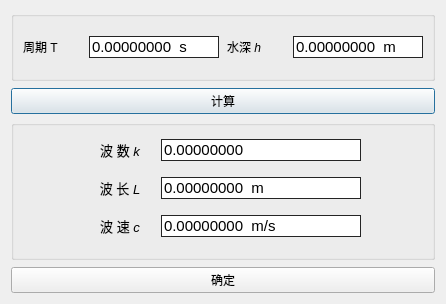
<?xml version="1.0" encoding="UTF-8"?>
<ui version="4.0">
 <class>Widget</class>
 <widget class="QWidget" name="Widget">
  <property name="geometry">
   <rect>
    <x>0</x>
    <y>0</y>
    <width>446</width>
    <height>304</height>
   </rect>
  </property>
  <property name="windowTitle">
   <string>计算波浪参数     -yuno</string>
  </property>
  <layout class="QVBoxLayout" name="verticalLayout">
   <item>
    <widget class="QGroupBox" name="groupBox">
     <property name="minimumSize">
      <size>
       <width>0</width>
       <height>70</height>
      </size>
     </property>
     <property name="title">
      <string/>
     </property>
     <layout class="QGridLayout" name="gridLayout">
      <property name="topMargin">
       <number>9</number>
      </property>
      <item row="0" column="3">
       <widget class="QLabel" name="depth">
        <property name="minimumSize">
         <size>
          <width>60</width>
          <height>20</height>
         </size>
        </property>
        <property name="text">
         <string>&lt;html&gt;&lt;head/&gt;&lt;body&gt;&lt;p&gt;水深 &lt;span style=&quot; font-style:italic;&quot;&gt;h&lt;/span&gt;&lt;/p&gt;&lt;/body&gt;&lt;/html&gt;</string>
        </property>
       </widget>
      </item>
      <item row="0" column="1">
       <widget class="QDoubleSpinBox" name="spinPeriod">
        <property name="minimumSize">
         <size>
          <width>130</width>
          <height>0</height>
         </size>
        </property>
        <property name="font">
         <font>
          <pointsize>11</pointsize>
         </font>
        </property>
        <property name="toolTip">
         <string>请输入数字</string>
        </property>
        <property name="whatsThis">
         <string/>
        </property>
        <property name="styleSheet">
         <string notr="true">QDoubleSpinBox
{
	border:1px solid #242424;
}
 
QDoubleSpinBox::up-button,QDoubleSpinBox::down-button
{
	width:0px;
}</string>
        </property>
        <property name="suffix">
         <string>  s</string>
        </property>
        <property name="decimals">
         <number>8</number>
        </property>
        <property name="maximum">
         <double>255.000000000000000</double>
        </property>
        <property name="singleStep">
         <double>0.100000000000000</double>
        </property>
        <property name="stepType">
         <enum>QAbstractSpinBox::AdaptiveDecimalStepType</enum>
        </property>
       </widget>
      </item>
      <item row="0" column="4">
       <widget class="QDoubleSpinBox" name="spinDepth">
        <property name="minimumSize">
         <size>
          <width>130</width>
          <height>0</height>
         </size>
        </property>
        <property name="font">
         <font>
          <pointsize>11</pointsize>
         </font>
        </property>
        <property name="styleSheet">
         <string notr="true">QDoubleSpinBox
{
	border:1px solid #242424;
}
 
QDoubleSpinBox::up-button,QDoubleSpinBox::down-button
{
	width:0px;
}</string>
        </property>
        <property name="suffix">
         <string>  m</string>
        </property>
        <property name="decimals">
         <number>8</number>
        </property>
       </widget>
      </item>
      <item row="0" column="2">
       <spacer name="horizontalSpacer_2">
        <property name="orientation">
         <enum>Qt::Horizontal</enum>
        </property>
        <property name="sizeHint" stdset="0">
         <size>
          <width>40</width>
          <height>20</height>
         </size>
        </property>
       </spacer>
      </item>
      <item row="0" column="0">
       <widget class="QLabel" name="period">
        <property name="minimumSize">
         <size>
          <width>60</width>
          <height>0</height>
         </size>
        </property>
        <property name="toolTip">
         <string/>
        </property>
        <property name="text">
         <string>周期 T</string>
        </property>
       </widget>
      </item>
     </layout>
    </widget>
   </item>
   <item>
    <spacer name="verticalSpacer_3">
     <property name="orientation">
      <enum>Qt::Vertical</enum>
     </property>
     <property name="sizeHint" stdset="0">
      <size>
       <width>20</width>
       <height>40</height>
      </size>
     </property>
    </spacer>
   </item>
   <item>
    <widget class="QPushButton" name="btnCal">
     <property name="text">
      <string>计算</string>
     </property>
     <property name="autoDefault">
      <bool>true</bool>
     </property>
     <property name="default">
      <bool>true</bool>
     </property>
    </widget>
   </item>
   <item>
    <spacer name="verticalSpacer">
     <property name="orientation">
      <enum>Qt::Vertical</enum>
     </property>
     <property name="sizeHint" stdset="0">
      <size>
       <width>20</width>
       <height>40</height>
      </size>
     </property>
    </spacer>
   </item>
   <item>
    <widget class="QGroupBox" name="groupBox_2">
     <property name="minimumSize">
      <size>
       <width>0</width>
       <height>140</height>
      </size>
     </property>
     <property name="title">
      <string/>
     </property>
     <layout class="QGridLayout" name="gridLayout_2">
      <property name="topMargin">
       <number>5</number>
      </property>
      <item row="0" column="1">
       <widget class="QLabel" name="waveNumber">
        <property name="minimumSize">
         <size>
          <width>70</width>
          <height>25</height>
         </size>
        </property>
        <property name="font">
         <font>
          <pointsize>10</pointsize>
         </font>
        </property>
        <property name="layoutDirection">
         <enum>Qt::LeftToRight</enum>
        </property>
        <property name="text">
         <string>&lt;html&gt;&lt;head/&gt;&lt;body&gt;&lt;p&gt;波 数 &lt;span style=&quot; font-style:italic;&quot;&gt;k&lt;/span&gt;&lt;/p&gt;&lt;/body&gt;&lt;/html&gt;</string>
        </property>
        <property name="alignment">
         <set>Qt::AlignCenter</set>
        </property>
       </widget>
      </item>
      <item row="2" column="0">
       <spacer name="horizontalSpacer_7">
        <property name="orientation">
         <enum>Qt::Horizontal</enum>
        </property>
        <property name="sizeHint" stdset="0">
         <size>
          <width>40</width>
          <height>20</height>
         </size>
        </property>
       </spacer>
      </item>
      <item row="1" column="2">
       <widget class="QDoubleSpinBox" name="spinWaveLength">
        <property name="minimumSize">
         <size>
          <width>200</width>
          <height>0</height>
         </size>
        </property>
        <property name="font">
         <font>
          <pointsize>11</pointsize>
         </font>
        </property>
        <property name="styleSheet">
         <string notr="true">QDoubleSpinBox
{
	border:1px solid #242424;
}
 
QDoubleSpinBox::up-button,QDoubleSpinBox::down-button
{
	width:0px;
}</string>
        </property>
        <property name="suffix">
         <string>  m</string>
        </property>
        <property name="decimals">
         <number>8</number>
        </property>
       </widget>
      </item>
      <item row="2" column="1">
       <widget class="QLabel" name="waveVelocity">
        <property name="minimumSize">
         <size>
          <width>0</width>
          <height>25</height>
         </size>
        </property>
        <property name="font">
         <font>
          <pointsize>10</pointsize>
         </font>
        </property>
        <property name="text">
         <string>&lt;html&gt;&lt;head/&gt;&lt;body&gt;&lt;p&gt;波 速 &lt;span style=&quot; font-style:italic;&quot;&gt;c&lt;/span&gt;&lt;/p&gt;&lt;/body&gt;&lt;/html&gt;</string>
        </property>
        <property name="alignment">
         <set>Qt::AlignCenter</set>
        </property>
       </widget>
      </item>
      <item row="2" column="3">
       <spacer name="horizontalSpacer_4">
        <property name="orientation">
         <enum>Qt::Horizontal</enum>
        </property>
        <property name="sizeHint" stdset="0">
         <size>
          <width>40</width>
          <height>20</height>
         </size>
        </property>
       </spacer>
      </item>
      <item row="1" column="0">
       <spacer name="horizontalSpacer_6">
        <property name="orientation">
         <enum>Qt::Horizontal</enum>
        </property>
        <property name="sizeHint" stdset="0">
         <size>
          <width>40</width>
          <height>20</height>
         </size>
        </property>
       </spacer>
      </item>
      <item row="0" column="0">
       <spacer name="horizontalSpacer_5">
        <property name="orientation">
         <enum>Qt::Horizontal</enum>
        </property>
        <property name="sizeHint" stdset="0">
         <size>
          <width>40</width>
          <height>20</height>
         </size>
        </property>
       </spacer>
      </item>
      <item row="2" column="2">
       <widget class="QDoubleSpinBox" name="spinWaveVelocity">
        <property name="minimumSize">
         <size>
          <width>200</width>
          <height>0</height>
         </size>
        </property>
        <property name="font">
         <font>
          <pointsize>11</pointsize>
         </font>
        </property>
        <property name="styleSheet">
         <string notr="true">QDoubleSpinBox
{
	border:1px solid #242424;
}
 
QDoubleSpinBox::up-button,QDoubleSpinBox::down-button
{
	width:0px;
}</string>
        </property>
        <property name="suffix">
         <string>  m/s</string>
        </property>
        <property name="decimals">
         <number>8</number>
        </property>
       </widget>
      </item>
      <item row="1" column="1">
       <widget class="QLabel" name="waveLength">
        <property name="minimumSize">
         <size>
          <width>0</width>
          <height>25</height>
         </size>
        </property>
        <property name="font">
         <font>
          <pointsize>10</pointsize>
         </font>
        </property>
        <property name="text">
         <string>&lt;html&gt;&lt;head/&gt;&lt;body&gt;&lt;p&gt;波 长 &lt;span style=&quot; font-style:italic;&quot;&gt;L&lt;/span&gt;&lt;/p&gt;&lt;/body&gt;&lt;/html&gt;</string>
        </property>
        <property name="alignment">
         <set>Qt::AlignCenter</set>
        </property>
       </widget>
      </item>
      <item row="1" column="3">
       <spacer name="horizontalSpacer_3">
        <property name="orientation">
         <enum>Qt::Horizontal</enum>
        </property>
        <property name="sizeHint" stdset="0">
         <size>
          <width>40</width>
          <height>20</height>
         </size>
        </property>
       </spacer>
      </item>
      <item row="0" column="3">
       <spacer name="horizontalSpacer">
        <property name="orientation">
         <enum>Qt::Horizontal</enum>
        </property>
        <property name="sizeHint" stdset="0">
         <size>
          <width>40</width>
          <height>20</height>
         </size>
        </property>
       </spacer>
      </item>
      <item row="0" column="2">
       <widget class="QDoubleSpinBox" name="spinWaveNumber">
        <property name="minimumSize">
         <size>
          <width>200</width>
          <height>0</height>
         </size>
        </property>
        <property name="font">
         <font>
          <pointsize>11</pointsize>
         </font>
        </property>
        <property name="styleSheet">
         <string notr="true">QDoubleSpinBox
{
	border:1px solid #242424;
}
 
QDoubleSpinBox::up-button,QDoubleSpinBox::down-button
{
	width:0px;
}</string>
        </property>
        <property name="decimals">
         <number>8</number>
        </property>
       </widget>
      </item>
     </layout>
    </widget>
   </item>
   <item>
    <spacer name="verticalSpacer_2">
     <property name="orientation">
      <enum>Qt::Vertical</enum>
     </property>
     <property name="sizeHint" stdset="0">
      <size>
       <width>20</width>
       <height>40</height>
      </size>
     </property>
    </spacer>
   </item>
   <item>
    <widget class="QPushButton" name="btnOK">
     <property name="text">
      <string>确定</string>
     </property>
    </widget>
   </item>
  </layout>
 </widget>
 <tabstops>
  <tabstop>btnCal</tabstop>
  <tabstop>btnOK</tabstop>
 </tabstops>
 <resources/>
 <connections>
  <connection>
   <sender>btnOK</sender>
   <signal>clicked()</signal>
   <receiver>Widget</receiver>
   <slot>close()</slot>
   <hints>
    <hint type="sourcelabel">
     <x>189</x>
     <y>275</y>
    </hint>
    <hint type="destinationlabel">
     <x>189</x>
     <y>147</y>
    </hint>
   </hints>
  </connection>
 </connections>
</ui>
